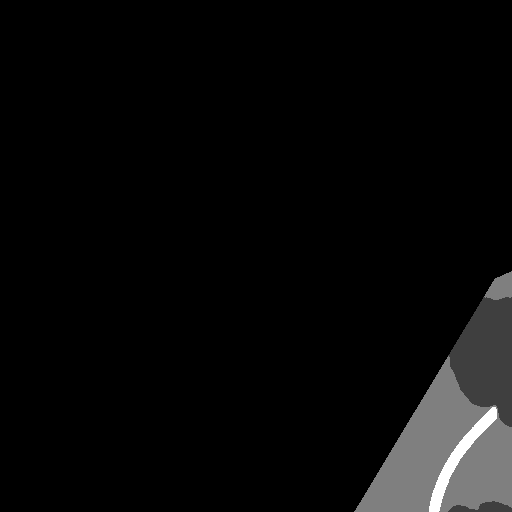
#> input picture data/Biodiversity_tiff/Train/masks/biodiversity_0001.png, 512 x 512 px, given as the content of the folder x/OpenEarthMap_wo_xBD/biodiversity_combined/Train/images_png, which was not available
$ python inspect_training_masks.py
#> lines starting #> are read from the running program, lines starting #| are printed output that depends on the picture; pictures that were not available may be replaced by others from this repository, and a replacement may not be noted
import os
import cv2
import numpy as np
import matplotlib.pyplot as plt
from pathlib import Path
import random

# Color mapping for visualization (matching biodiversity classes)
COLOR_MAP = {
    0: [0, 0, 0],           # Background - Black
    1: [250, 62, 119],      # Forest - Pink
    2: [168, 232, 84],      # Grassland - Light Green
    3: [242, 180, 92],      # Cropland - Orange
    4: [59, 141, 247],      # Settlement - Blue
    5: [255, 214, 33],      # SemiNatural - Yellow
}

CLASS_NAMES = {
    0: 'Background',
    1: 'Forest',
    2: 'Grassland',
    3: 'Cropland',
    4: 'Settlement',
    5: 'SemiNatural'
}

def mask_to_rgb(mask):
    """Convert single-channel mask to RGB for visualization."""
    h, w = mask.shape
    rgb = np.zeros((h, w, 3), dtype=np.uint8)
    for class_id, color in COLOR_MAP.items():
        rgb[mask == class_id] = color
    return rgb

def get_class_distribution(mask):
    """Get pixel count for each class."""
    unique, counts = np.unique(mask, return_counts=True)
    total = mask.size
    dist = {}
    for class_id, count in zip(unique, counts):
        if class_id in CLASS_NAMES:
            dist[CLASS_NAMES[class_id]] = (count, count/total * 100)
    return dist

def visualize_samples(data_dir, num_samples=6, source_filter=None):
    """
    Visualize random training samples with their masks.

    Args:
        data_dir: Path to combined training data
        num_samples: Number of samples to display
        source_filter: 'oem', 'target', or None for both
    """
#> called with num_samples = 6
    img_dir = Path(data_dir) / 'Train' / 'images_png'
    mask_dir = Path(data_dir) / 'Train' / 'masks_png'

    # Get all image files
    all_images = sorted(list(img_dir.glob('*.png')))

    # Filter by source if requested
    if source_filter:
        all_images = [img for img in all_images if img.name.startswith(source_filter)]

    if len(all_images) == 0:
        print(f"No images found in {img_dir}")
        return

    # Sample random images
    sample_images = random.sample(all_images, min(num_samples, len(all_images)))

    # Create figure
    fig, axes = plt.subplots(num_samples, 3, figsize=(15, 5*num_samples))
    if num_samples == 1:
        axes = axes.reshape(1, -1)

    for idx, img_path in enumerate(sample_images):
        # Load image and mask
        img = cv2.imread(str(img_path))
#> img is the input picture: shape (512, 512, 3); min 0, max 4, mean 0.144
        img = cv2.cvtColor(img, cv2.COLOR_BGR2RGB)

        mask_path = mask_dir / img_path.name
        mask = cv2.imread(str(mask_path), cv2.IMREAD_GRAYSCALE)
#> mask: shape (512, 512); min 0, max 4, mean 0.144

        # Convert mask to RGB for visualization
        mask_rgb = mask_to_rgb(mask)
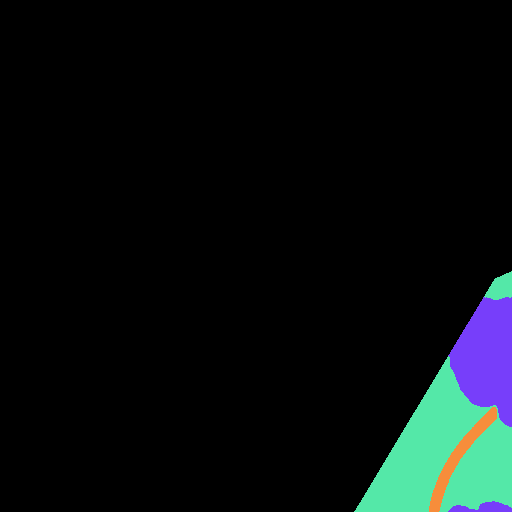
#> mask_rgb: shape (512, 512, 3); mean of channels 0, 1, 2 14.5, 13.8, 8.2; drawn as B, G, R

        # Create overlay
        overlay = cv2.addWeighted(img, 0.6, mask_rgb, 0.4, 0)
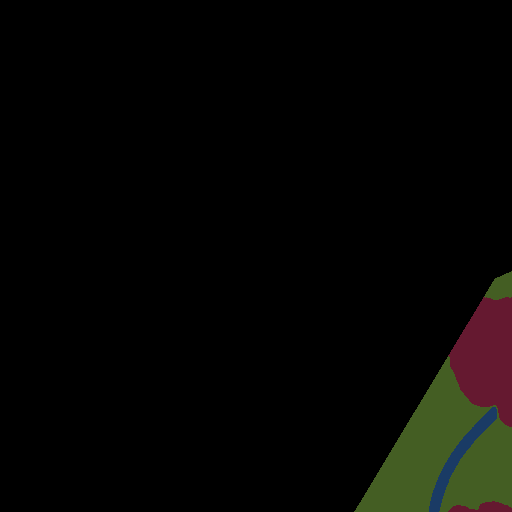
#> overlay: shape (512, 512, 3); mean R, G, B 5.9, 5.6, 3.4

        # Get class distribution
        dist = get_class_distribution(mask)
#> in get_class_distribution, `unique, counts = np.unique(mask, return_counts=True)`: unique = [0, 1, 2, 4]; counts = [241648, 6035, 13124, 1337]
#> the loop in get_class_distribution, `for class_id, count in zip(unique, counts):` made 4 passes
#> (class_id, count) on passes 1 to 4: (0, 241648), (1, 6035), (2, 13124), (4, 1337)
#> after the loop in get_class_distribution, `for class_id, count in zip(unique, counts):`: dist = {'Background': (241648, 92.18), 'Forest': (6035, 2.3), 'Grassland': (13124, 5.01), 'Settlement': (1337, 0.51)}

        # Get source
        source = 'OpenEarthMap' if img_path.name.startswith('oem_') else 'Biodiversity Target'

        # Plot
        axes[idx, 0].imshow(img)
        axes[idx, 0].set_title(f'Image: {img_path.name[:30]}...\nSource: {source}', fontsize=10)
        axes[idx, 0].axis('off')

        axes[idx, 1].imshow(mask_rgb)
        axes[idx, 1].set_title('Ground Truth Mask', fontsize=10)
        axes[idx, 1].axis('off')

        axes[idx, 2].imshow(overlay)
        # Build distribution text
        dist_text = '\n'.join([f'{name}: {pct:.1f}%' for name, (cnt, pct) in dist.items()])
        axes[idx, 2].set_title(f'Overlay\n{dist_text}', fontsize=8)
        axes[idx, 2].axis('off')

        # Print unique mask values to verify class range
        unique_vals = np.unique(mask)
#> unique_vals = [0, 1, 2, 4]
        print(f"{img_path.name}: Mask values: {unique_vals}, Shape: {mask.shape}")
#| biodiversity_0001.png: Mask values: [0 1 2 4], Shape: (512, 512)

    plt.tight_layout()
    plt.savefig('training_mask_inspection.png', dpi=150, bbox_inches='tight')
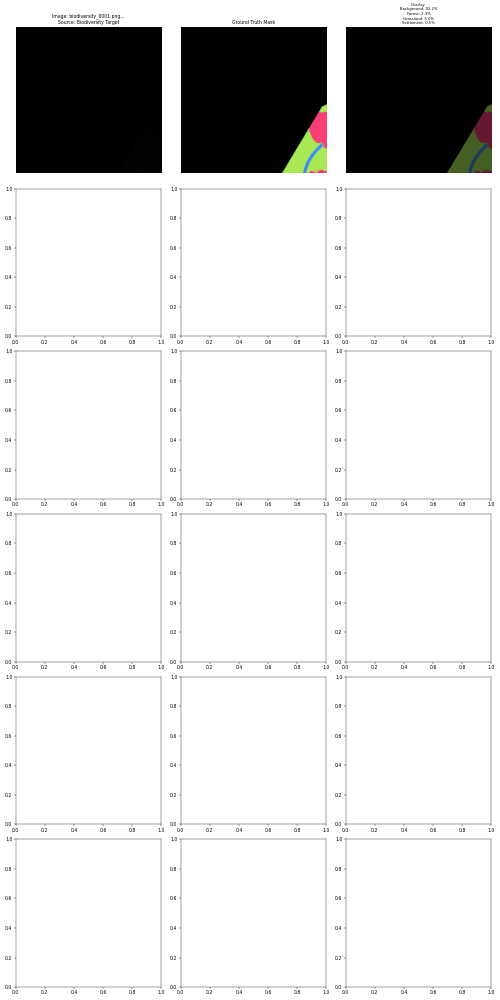
#> figure drawn by matplotlib, 3 panels
    print(f"\nSaved visualization to: training_mask_inspection.png")
    plt.show()

    # Print legend
    print("\n=== Class Color Legend ===")
    for class_id, color in COLOR_MAP.items():
        print(f"{CLASS_NAMES[class_id]:15s}: RGB{color}")

# [53 lines left out: functions inspect_specific_samples, visualize_samples_from_paths, not called in this run]

if __name__ == '__main__':
    import argparse

    parser = argparse.ArgumentParser(description='Inspect training masks')
    parser.add_argument('--data-dir', type=str,
                       default='/home/chantelle/Desktop/UCD/ai_sandbox/OpenEarthMap_wo_xBD/biodiversity_combined',
                       help='Path to combined dataset')
    parser.add_argument('--num-samples', type=int, default=6,
                       help='Number of random samples to visualize')
    parser.add_argument('--source', type=str, choices=['oem', 'target', 'both'], default='both',
                       help='Filter by data source')
    parser.add_argument('--specific', type=str, nargs='+',
                       help='Specific sample names to inspect')

    args = parser.parse_args()

    source_filter = None if args.source == 'both' else args.source

    print(f"Inspecting training data from: {args.data_dir}")
    print(f"Number of samples: {args.num_samples}")
    print(f"Source filter: {args.source}\n")

    if args.specific:
        inspect_specific_samples(args.data_dir, args.specific)
    else:
        visualize_samples(args.data_dir, args.num_samples, source_filter)

$ run again, on data/Biodiversity_tiff/Train/masks_converted/biodiversity_0002.png
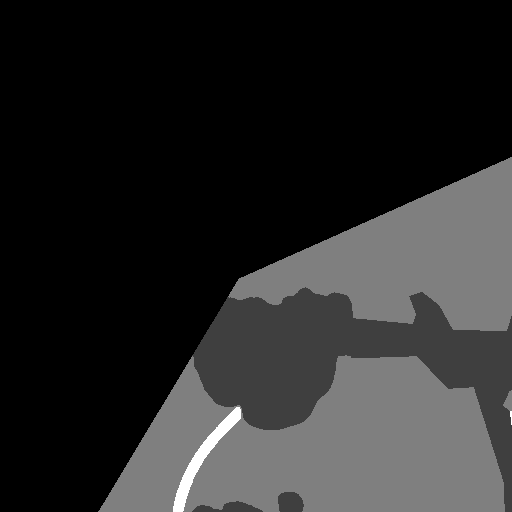
#> input picture data/Biodiversity_tiff/Train/masks_converted/biodiversity_0002.png, 512 x 512 px, given as the content of the folder x/OpenEarthMap_wo_xBD/biodiversity_combined/Train/images_png, which was not available
#> in visualize_samples, img is the input picture: shape (512, 512, 3); min 0, max 4, mean 0.643
#> in visualize_samples, `overlay = cv2.addWeighted(img, 0.6, mask_rgb, 0.4, 0)`:
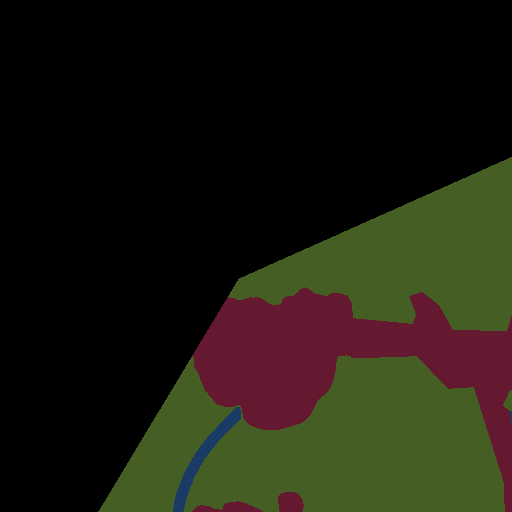
#> overlay: shape (512, 512, 3); mean R, G, B 28.4, 27.2, 14.6
#> unique = [0, 1, 2, 4]; counts = [165326, 27802, 67659, 1357]
#> the loop in get_class_distribution, `for class_id, count in zip(unique, counts):` made 4 passes
#> (class_id, count) on passes 1 to 4: (0, 165326), (1, 27802), (2, 67659), (4, 1357)
#> after the loop in get_class_distribution, `for class_id, count in zip(unique, counts):`: dist = {'Background': (165326, 63.07), 'Forest': (27802, 10.61), 'Grassland': (67659, 25.81), 'Settlement': (1357, 0.518)}
#> unique_vals = [0, 1, 2, 4]
#| biodiversity_0002.png: Mask values: [0 1 2 4], Shape: (512, 512)
#> in visualize_samples, `plt.savefig('training_mask_inspection.png', dpi=150, bbox_inches='tigh..`:
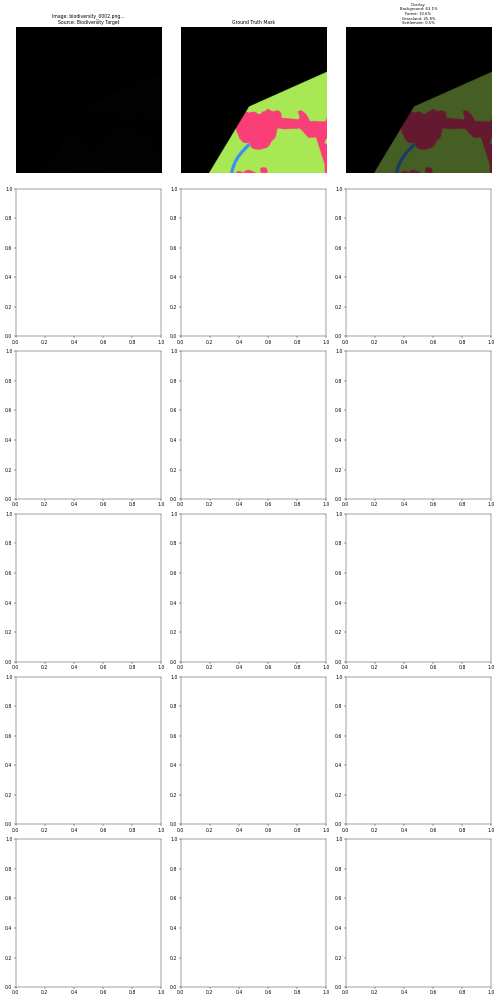
#> figure drawn by matplotlib, 3 panels

$ run again, on data/Biodiversity_tiff/Train/masks_converted/biodiversity_0003.png
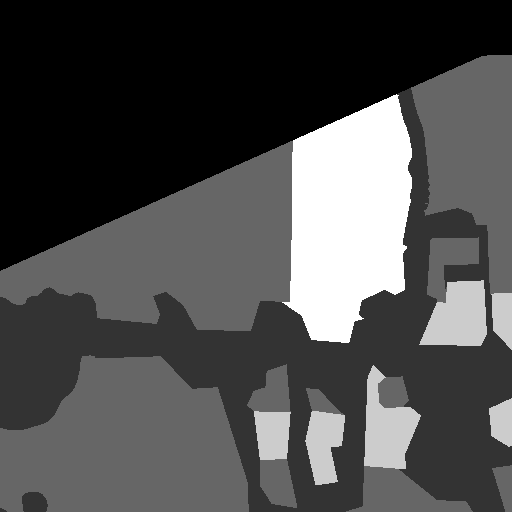
#> input picture data/Biodiversity_tiff/Train/masks_converted/biodiversity_0003.png, 512 x 512 px, given as the content of the folder x/OpenEarthMap_wo_xBD/biodiversity_combined/Train/images_png, which was not available
#> in visualize_samples, img is the input picture: shape (512, 512, 3); min 0, max 5, mean 1.51
#> in visualize_samples, `overlay = cv2.addWeighted(img, 0.6, mask_rgb, 0.4, 0)`:
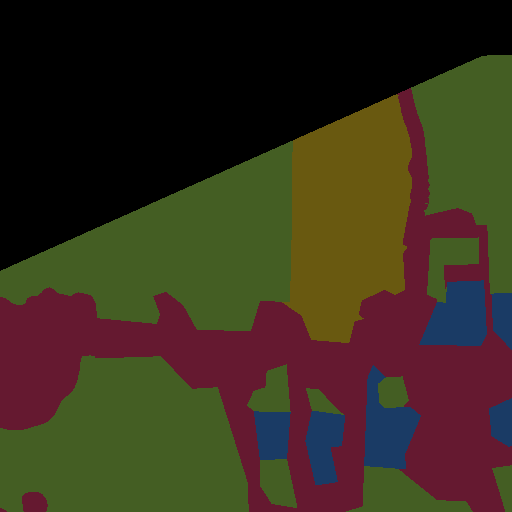
#> overlay: shape (512, 512, 3); mean R, G, B 56.3, 46.8, 28.7
#> unique = [0, 1, 2, 4, 5]; counts = [80449, 61850, 84617, 11982, 23246]
#> the loop in get_class_distribution, `for class_id, count in zip(unique, counts):` made 5 passes
#> (class_id, count) on passes 1 to 5: (0, 80449), (1, 61850), (2, 84617), (4, 11982), (5, 23246)
#> after the loop in get_class_distribution, `for class_id, count in zip(unique, counts):`: dist = {'Background': (80449, 30.69), 'Forest': (61850, 23.59), 'Grassland': (84617, 32.28), 'Settlement': (11982, 4.57), 'SemiNatural': (23246, 8.87)}
#> unique_vals = [0, 1, 2, 4, 5]
#| biodiversity_0003.png: Mask values: [0 1 2 4 5], Shape: (512, 512)
#> in visualize_samples, `plt.savefig('training_mask_inspection.png', dpi=150, bbox_inches='tigh..`:
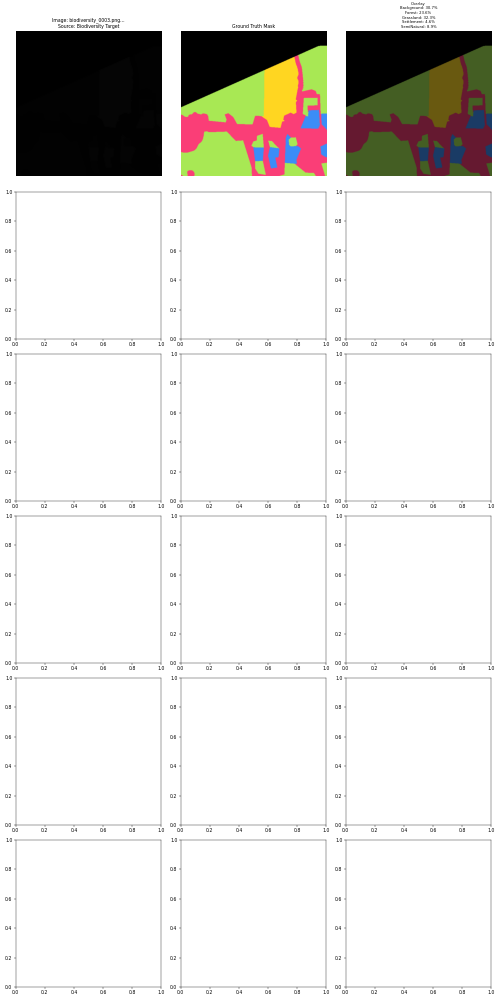
#> figure drawn by matplotlib, 3 panels
